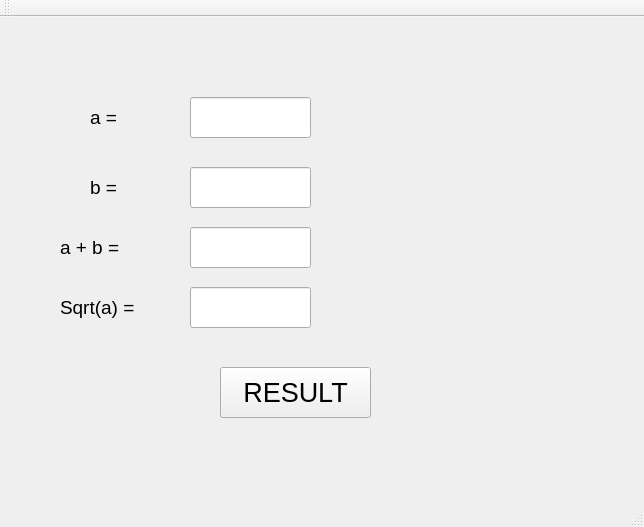
<?xml version="1.0" encoding="UTF-8"?>
<ui version="4.0">
 <class>MainWindow</class>
 <widget class="QMainWindow" name="MainWindow">
  <property name="geometry">
   <rect>
    <x>0</x>
    <y>0</y>
    <width>644</width>
    <height>527</height>
   </rect>
  </property>
  <property name="windowTitle">
   <string>MainWindow</string>
  </property>
  <widget class="QWidget" name="centralWidget">
   <widget class="QPushButton" name="pushButton">
    <property name="geometry">
     <rect>
      <x>220</x>
      <y>350</y>
      <width>151</width>
      <height>51</height>
     </rect>
    </property>
    <property name="font">
     <font>
      <pointsize>20</pointsize>
     </font>
    </property>
    <property name="text">
     <string>RESULT</string>
    </property>
   </widget>
   <widget class="QLabel" name="label">
    <property name="geometry">
     <rect>
      <x>90</x>
      <y>80</y>
      <width>61</width>
      <height>41</height>
     </rect>
    </property>
    <property name="font">
     <font>
      <pointsize>14</pointsize>
     </font>
    </property>
    <property name="text">
     <string>a =</string>
    </property>
   </widget>
   <widget class="QLabel" name="label_2">
    <property name="geometry">
     <rect>
      <x>90</x>
      <y>150</y>
      <width>61</width>
      <height>41</height>
     </rect>
    </property>
    <property name="font">
     <font>
      <pointsize>14</pointsize>
     </font>
    </property>
    <property name="text">
     <string>b =</string>
    </property>
   </widget>
   <widget class="QLineEdit" name="b_text">
    <property name="geometry">
     <rect>
      <x>190</x>
      <y>150</y>
      <width>121</width>
      <height>41</height>
     </rect>
    </property>
    <property name="font">
     <font>
      <pointsize>14</pointsize>
     </font>
    </property>
    <property name="alignment">
     <set>Qt::AlignCenter</set>
    </property>
   </widget>
   <widget class="QLineEdit" name="sum_ab_text">
    <property name="geometry">
     <rect>
      <x>190</x>
      <y>210</y>
      <width>121</width>
      <height>41</height>
     </rect>
    </property>
    <property name="font">
     <font>
      <pointsize>14</pointsize>
     </font>
    </property>
    <property name="alignment">
     <set>Qt::AlignCenter</set>
    </property>
   </widget>
   <widget class="QLabel" name="label_3">
    <property name="geometry">
     <rect>
      <x>60</x>
      <y>210</y>
      <width>101</width>
      <height>41</height>
     </rect>
    </property>
    <property name="font">
     <font>
      <pointsize>14</pointsize>
     </font>
    </property>
    <property name="text">
     <string>a + b =</string>
    </property>
   </widget>
   <widget class="QLineEdit" name="sqrt_a_text">
    <property name="geometry">
     <rect>
      <x>190</x>
      <y>270</y>
      <width>121</width>
      <height>41</height>
     </rect>
    </property>
    <property name="font">
     <font>
      <pointsize>14</pointsize>
     </font>
    </property>
    <property name="text">
     <string/>
    </property>
    <property name="alignment">
     <set>Qt::AlignCenter</set>
    </property>
   </widget>
   <widget class="QLabel" name="label_4">
    <property name="geometry">
     <rect>
      <x>60</x>
      <y>270</y>
      <width>101</width>
      <height>41</height>
     </rect>
    </property>
    <property name="font">
     <font>
      <pointsize>14</pointsize>
     </font>
    </property>
    <property name="text">
     <string>Sqrt(a) =</string>
    </property>
   </widget>
   <widget class="QLineEdit" name="a_text">
    <property name="geometry">
     <rect>
      <x>190</x>
      <y>80</y>
      <width>121</width>
      <height>41</height>
     </rect>
    </property>
    <property name="font">
     <font>
      <pointsize>14</pointsize>
     </font>
    </property>
    <property name="alignment">
     <set>Qt::AlignCenter</set>
    </property>
   </widget>
  </widget>
  <widget class="QMenuBar" name="menuBar">
   <property name="geometry">
    <rect>
     <x>0</x>
     <y>0</y>
     <width>644</width>
     <height>26</height>
    </rect>
   </property>
  </widget>
  <widget class="QToolBar" name="mainToolBar">
   <attribute name="toolBarArea">
    <enum>TopToolBarArea</enum>
   </attribute>
   <attribute name="toolBarBreak">
    <bool>false</bool>
   </attribute>
  </widget>
  <widget class="QStatusBar" name="statusBar"/>
 </widget>
 <layoutdefault spacing="6" margin="11"/>
 <resources/>
 <connections/>
</ui>
